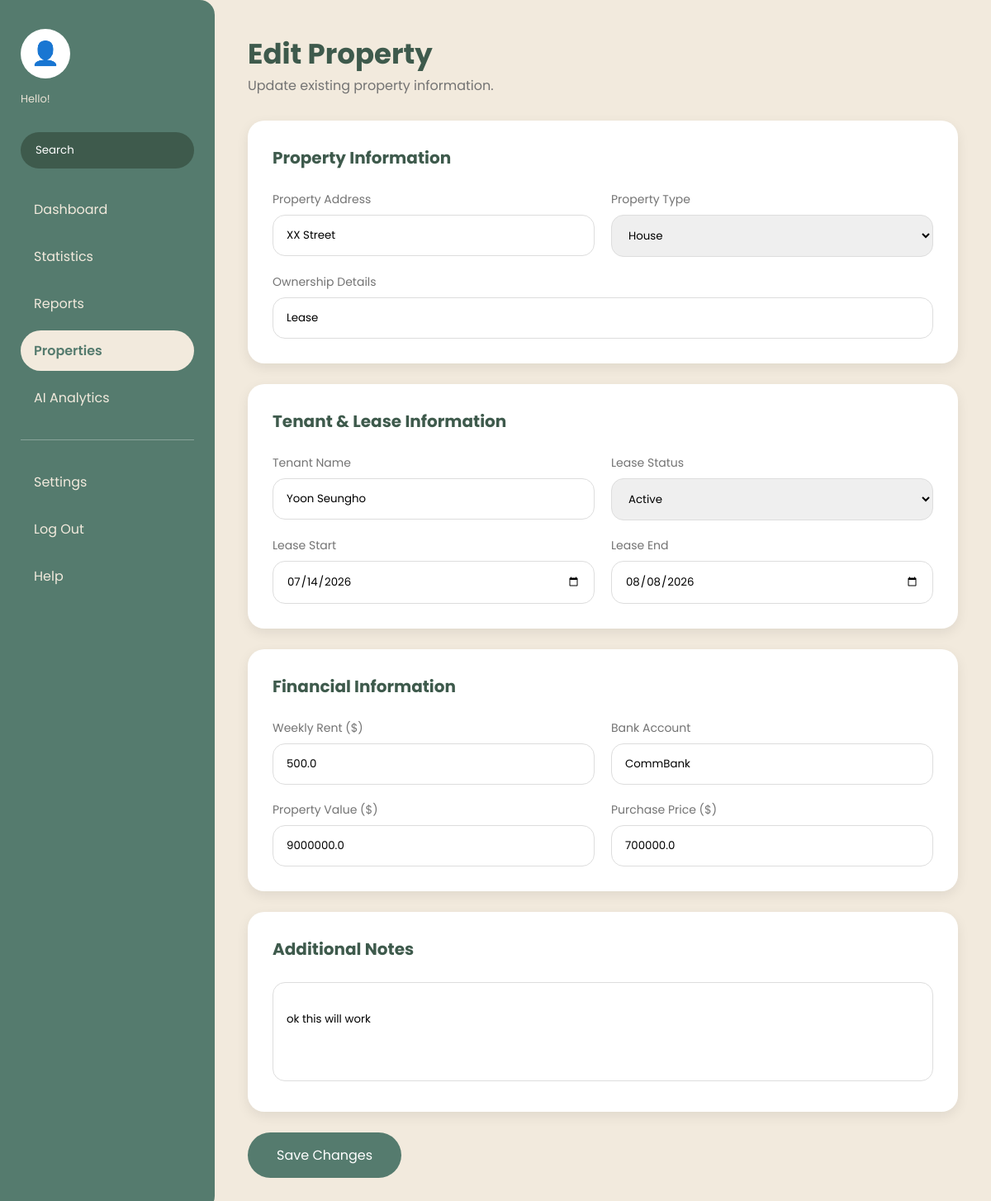
Before: /edit_property/PROP001 with the older database file.
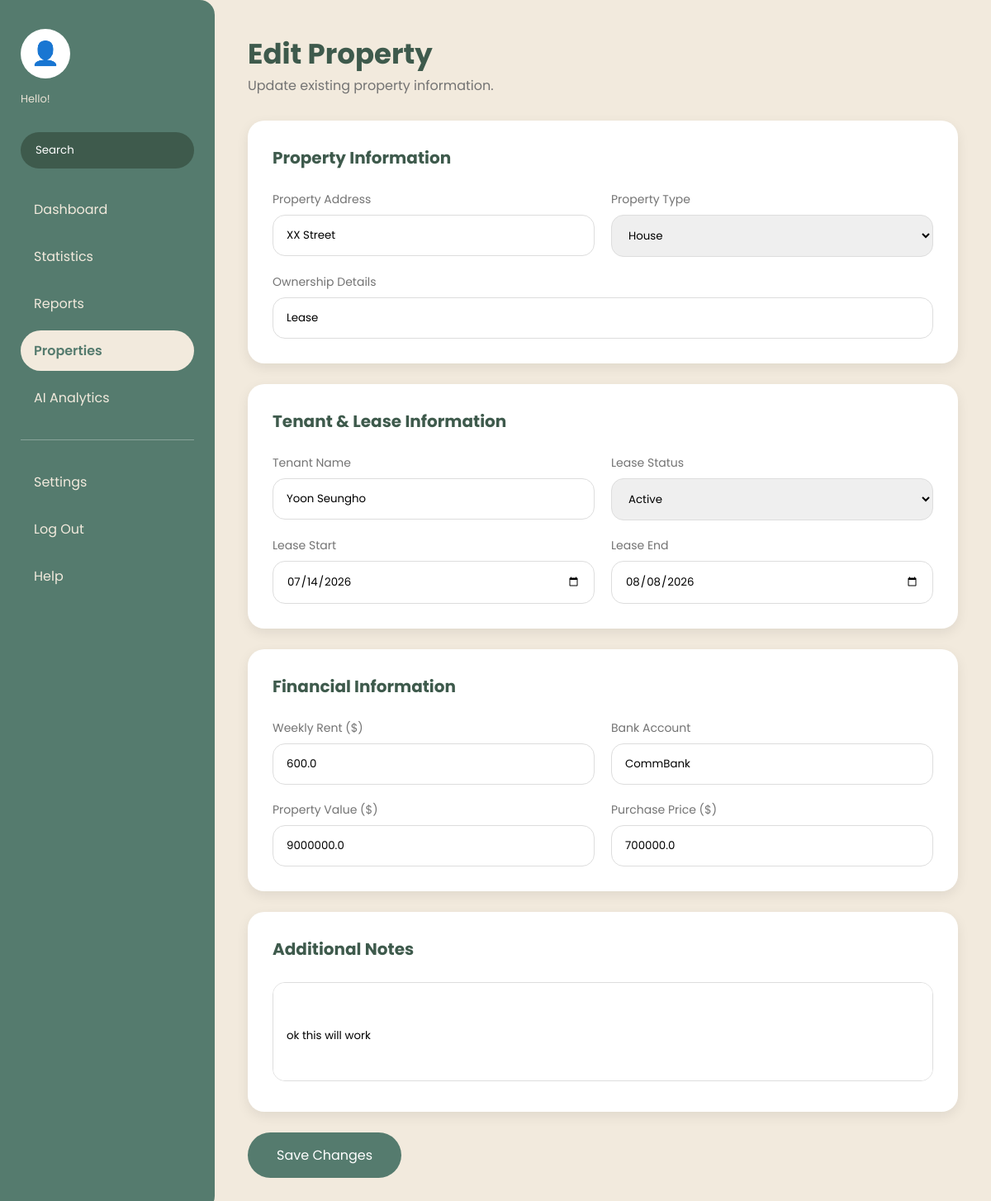
After: the same page with the newer database file.
### tables this page shows
CREATE TABLE Properties(

    propertyID TEXT PRIMARY KEY,

    userID INTEGER NOT NULL,

    propertyAddress TEXT NOT NULL,

    propertyType TEXT NOT NULL,

    ownershipData TEXT NOT NULL,

    tenantName TEXT,

    leaseStatus TEXT,

    leaseStart TEXT,

    leaseEnd TEXT,

    weeklyRent REAL,

    bankAccount TEXT,

    propertyValue REAL,

    purchasePrice REAL,

    notes TEXT,

    FOREIGN KEY(userID)
        REFERENCES Users(userID)

);

### app.py (the view, shortened to what this page needs)
@app.route("/edit_property/<propertyID>", methods=["GET", "POST"])
def edit_property(propertyID):
    property = get_property(propertyID)
    return render_template(
        "edit_property.html",
        property=property
    )

### database/models.py (called while the page is built)
def connect_database():
    connection = sqlite3.connect("omniledger_system.db")
    return connection

def get_property(propertyID):
    connection = connect_database()
    cursor = connection.cursor()
    cursor.execute(
        """
        SELECT *

        FROM Properties

        WHERE propertyID = ?
        """,
        (propertyID,)
    )
    property = cursor.fetchone()
    connection.close()
    return property

### templates/edit_property.html (shortened to what this page needs)
<!DOCTYPE html>
<html lang="en">
<head>
<link rel="stylesheet" href="{{ url_for('static', filename='css/add_property.css') }}">
</head>
<body>
<div class="dashboard-container">
<aside class="sidebar">
<div class="user-profile">
<div class="profile-image">
👤
</div>
<p class="hello-text">
Hello!
</p>
</div>
<div class="search-sidebar">
<input type="text" placeholder="Search">
</div>
<nav class="sidebar-menu">
<a href="{{ url_for('dashboard') }}">
Dashboard
</a>
<a href="#">
Statistics
</a>
<a href="#">
Reports
</a>
<a href="{{ url_for('dashboard') }}" class="active">
Properties
</a>
<a href="#">
AI Analytics
</a>
<hr>
<a href="#">
Settings
</a>
<a href="{{ url_for('logout') }}">
Log Out
</a>
<a href="#">
Help
</a>
</nav>
</aside>
<main class="main-content">
<div class="page-header">
<h1>
Edit Property
</h1>
<p>
Update existing property information.
</p>
</div>
<form method="POST">
<div class="form-card">
<h2>
Property Information
</h2>
<div class="form-grid">
<div>
<label>
Property Address
</label>
<input
type="text"
name="propertyAddress"
value="{{ property[2] }}"
required>
</div>
<div>
<label>
Property Type
</label>
<select name="propertyType">
<option value="House"
{% if property[3] == "House" %}selected{% endif %}>
House
</option>
</select>
</div>
<div class="full-width">
<label>
Ownership Details
</label>
<input
type="text"
name="ownershipData"
value="{{ property[4] }}">
</div>
</div>
</div>
<div class="form-card">
<h2>
Tenant & Lease Information
</h2>
<div class="form-grid">
<div>
<label>
Tenant Name
</label>
<input
type="text"
name="tenantName"
value="{{ property[5] }}">
</div>
<div>
<label>
Lease Status
</label>
<select name="leaseStatus">
<option value="Active"
{% if property[6] == "Active" %}selected{% endif %}>
Active
</option>
</select>
</div>
<div>
<label>
Lease Start
</label>
<input
type="date"
name="leaseStart"
value="{{ property[7] }}">
</div>
<div>
<label>
Lease End
</label>
<input
type="date"
name="leaseEnd"
value="{{ property[8] }}">
</div>
</div>
</div>
<div class="form-card">
<h2>
Financial Information
</h2>
<div class="form-grid">
<div>
<label>
Weekly Rent ($)
</label>
<input
type="number"
name="weeklyRent"
value="{{ property[9] }}">
</div>
<div>
<label>
Bank Account
</label>
<input
type="text"
name="bankAccount"
value="{{ property[10] }}">
</div>
<div>
<label>
Property Value ($)
</label>
<input
type="number"
name="propertyValue"
value="{{ property[11] }}">
</div>
<div>
<label>
Purchase Price ($)
</label>
<input
type="number"
name="purchasePrice"
value="{{ property[12] }}">
</div>
</div>
</div>
<div class="form-card">
<h2>
Additional Notes
</h2>
<textarea
name="notes">
{{ property[13] }}
</textarea>
</div>
<button class="submit-button" type="submit">
Save Changes
</button>
</form>
</main>
</div>
</body>
</html>

Changed rows visible on the page:
changed Properties "XX Street": weeklyRent "500.0" → "600.0"
